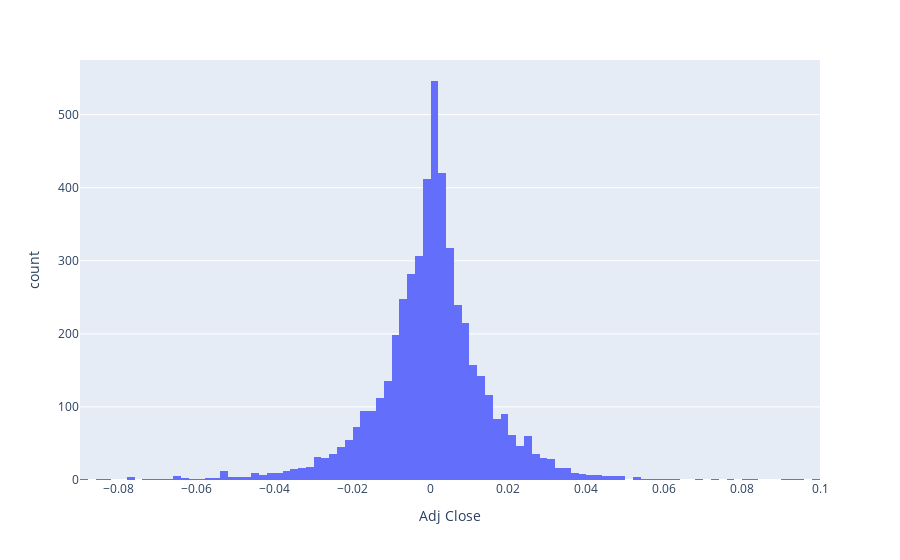

Notebook code for this chart:
### Markdown cell above
### c)

### Code cell
fig = px.histogram(daily_returns, x="Adj Close")
fig.show()

### Figure 1 — Plotly figure (JSON) as saved in the notebook; plotly's stock layout.template omitted (floating-point values rounded to 4 significant figures; data arrays with more than 128 entries replaced by an {"elided": "..."} marker saying what was removed)
{"data": [{"alignmentgroup": "True", "bingroup": "x", "hoverlabel": {"namelength": 0}, "hovertemplate": "Adj Close=%{x}<br>count=%{y}", "legendgroup": "", "marker": {"color": "#636efa"}, "name": "", "offsetgroup": "", "orientation": "v", "showlegend": false, "type": "histogram", "x": {"elided": "4997 float values"}, "xaxis": "x", "yaxis": "y"}], "layout": {"barmode": "relative", "legend": {"tracegroupgap": 0}, "margin": {"t": 60}, "xaxis": {"anchor": "y", "domain": [0, 1], "title": {"text": "Adj Close"}}, "yaxis": {"anchor": "x", "domain": [0, 1], "title": {"text": "count"}}}}
